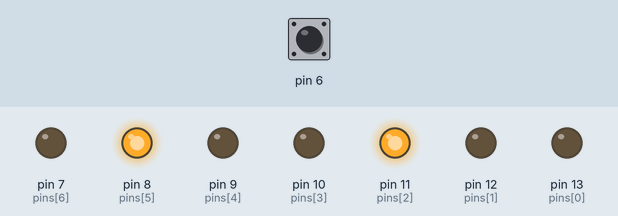
This sketch was run on a simulated Arduino Uno, built with avr-gcc and run on an emulated ATmega328P. Parts: output pins drawn as LEDs (lit = HIGH). The inputs (shaded band) are chosen by the test bench; at power-on: pin 6 HIGH.

Above: at 2.8 s.
2.9 s: pin 6 pulled LOW for 1.2 s
At 3.5 s:
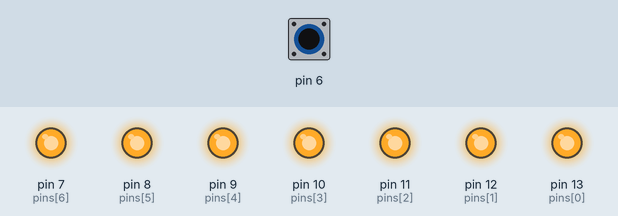
At 5.8 s:
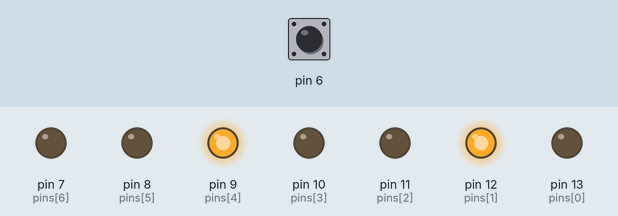
8.2 s: pin 6 pulled LOW for 3.2 s
At 12.7 s:
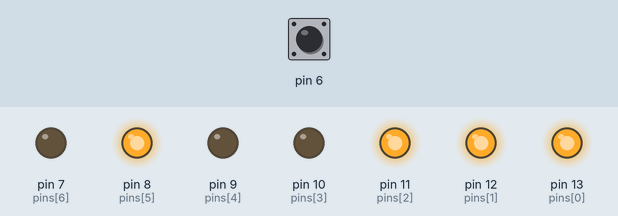
Timing chart, 0 to 33.8 s (numbered marks = the images above; inputs shaded):
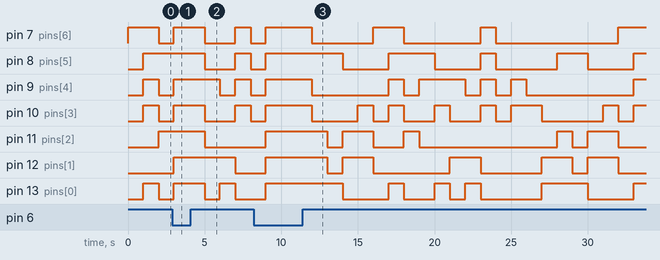

Measured:
- after the input at 2.9 s, pin 11 (pins[2]): HIGH → LOW after 2.1 s instead of 0.10 s

The sketch:

7-seg.ino
```cpp
// C++ code
//
byte btn;
byte pins[7]={13,12,11,10,9,8,7};
byte show[16][7]=
{
  {0,0,0,0,0,0,1},//0
  {1,0,0,1,1,1,1},//1
  {0,0,1,0,0,1,0},//2
  {0,0,0,0,1,1,0},//3
  {1,0,0,1,1,0,0},//4
  {0,1,0,0,1,0,0},//5
  {1,1,0,0,0,0,0},//6
  {0,0,0,1,1,1,1},//7
  {0,0,0,0,0,0,0},//8
  {0,0,0,1,1,0,0},//9
  {0,0,0,1,0,0,0},//a
  {1,1,0,0,0,0,0},//b
  {1,1,1,0,0,1,0},//c
  {1,0,0,0,0,1,0},//d
  {0,1,1,0,0,0,0},//e
  {0,1,1,1,0,0,0},//f
};

void setup()
{
  pinMode(6, INPUT_PULLUP);
  for (byte i = 0; i < 7; i++)
  {
   pinMode(pins[i], OUTPUT);
  }
}

void loop()
{

  for(byte i = 0; i < 16; i++)
  {
     btn = digitalRead(6);
    if(btn==HIGH)
    {
           for(byte j = 0; j < 7; j++){
          digitalWrite(pins[j], show[i][j]);
    }
    }
    else
    {
             for(byte j = 0; j < 7; j++){
          digitalWrite(pins[j], 1);
    }
    }
    delay(1000);
  }
}
```
